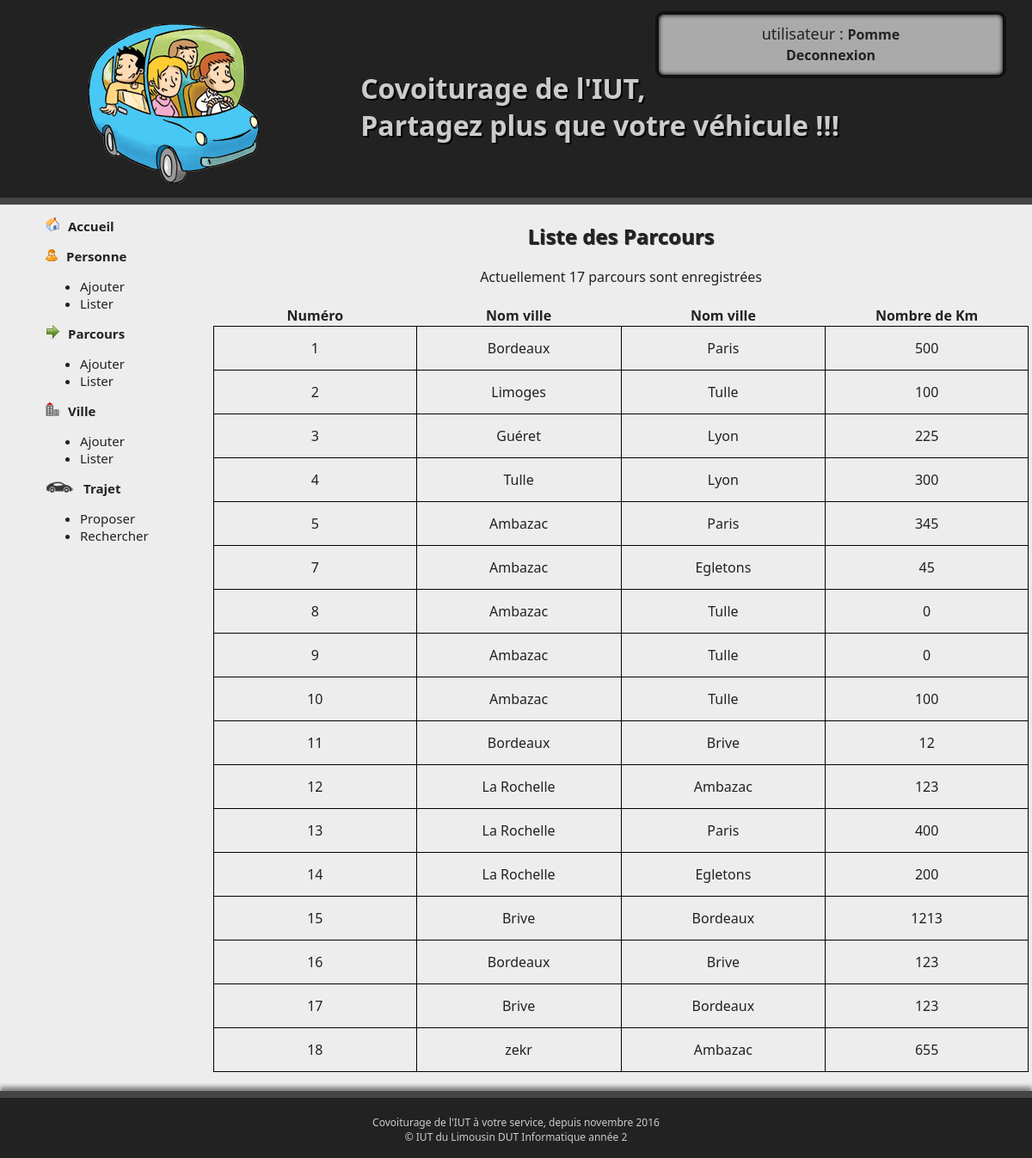
The page /index.php?page=6 (signed in) on the database its author committed.
### tables this page shows
CREATE TABLE `parcours` (
  `par_num` int(11) NOT NULL,
  `par_km` float NOT NULL,
  `vil_num1` int(11) NOT NULL,
  `vil_num2` int(11) NOT NULL
);

CREATE TABLE `ville` (
  `vil_num` int(11) NOT NULL,
  `vil_nom` varchar(100) NOT NULL
);

### include/autoLoad.inc.php (called while the page is built, shortened)
<?php
spl_autoload_register(function ($className) {
    $repClasses = 'classes/';
}
);

### classes/ParcoursManager.class.php (called while the page is built, shortened)
<?php
class ParcoursManager
{
    private $db;
    public function __construct($db)
    {
        $this->db = $db;
    }
    public function getAllParcours(): array
    {
        $listeParcours = array();
        $sql = 'SELECT par_num, par_km, vil_num1, vil_num2  FROM parcours';
        $requete = $this->db->prepare($sql);
        $requete->execute();
        while ($parcours = $requete->fetch())
            $listeParcours[] = new Parcours($parcours);
        return $listeParcours;
    }
    public function NombreParcours()
    {
        $sql = 'SELECT count(par_num) as nbr FROM parcours';
        $requete = $this->db->prepare($sql);
        $requete->execute();
        return $requete->fetch()['nbr'];
    }
}

### classes/Parcours.class.php (called while the page is built, shortened)
<?php
class Parcours
{
    private $par_num;
    private $par_km;
    private $vil_num1;
    private $vil_num2;
    public function getParNum()
    {
        return $this->par_num;
    }
    public function setParNum($par_num)
    {
        $this->par_num = $par_num;
    }
    public function getParKm()
    {
        return $this->par_km;
    }
    public function setParKm($par_km)
    {
        $this->par_km = $par_km;
    }
    public function getVilNum1()
    {
        return $this->vil_num1;
    }
    public function setVilNum1($vil_num1)
    {
        $this->vil_num1 = $vil_num1;
    }
    public function getVilNum2()
    {
        return $this->vil_num2;
    }
    public function setVilNum2($vil_num2)
    {
        $this->vil_num2 = $vil_num2;
    }
}

### classes/VilleManager.class.php (called while the page is built, shortened)
<?php
class VilleManager
{
    private $db;
    public function __construct($db)
    {
        $this->db = $db;
    }
    public function getVilleParcours($id): Ville
    {
        $sql = "SELECT vil_nom FROM ville WHERE vil_num ='$id' ";
        $requete = $this->db->prepare($sql);
        $requete->execute();
        $ville = $requete->fetch();
        return new Ville($ville);
    }
}

### classes/Ville.class.php (called while the page is built, shortened)
<?php
class Ville
{
    private $vil_nom;
    public function getVilNom()
    {
        return $this->vil_nom;
    }
    public function setVilNom($vil_nom)
    {
        $this->vil_nom = $vil_nom;
    }
}

### include/pages/listerParcours.inc.php (the view)
<?php
$pdo = new Mypdo();
$parcoursManager = new ParcoursManager($pdo);
$villeManager = new VilleManager($pdo);
$parcours = $parcoursManager->getAllParcours();
$nbr = $parcoursManager->NombreParcours();
?>
<div class="sstitre"><h2>Liste des Parcours</h2></div>
<div>Actuellement <?php echo $nbr; ?> parcours sont enregistrées</div>
<br>
<table>
    <tr>
        <th>Numéro</th>
        <th>Nom ville</th>
        <th>Nom ville</th>
        <th>Nombre de Km</th>
    </tr>
    <?php
    foreach ($parcours as $parcour) { ?>
        <tr>
            <td><?php echo $parcour->getParNum(); ?> </td>
            <td><?php echo $villeManager->getVilleParcours($parcour->getVilNum1())->getVilNom(); ?></td>
            <td><?php echo $villeManager->getVilleParcours($parcour->getVilNum2())->getVilNom(); ?></td>
            <td><?php echo $parcour->getParKm(); ?></td>
        </tr>
    <?php } ?>
</table>
<br/>

### css/stylesheet.css (style rules this page uses)
body { background-color: #222222;; font-family: "Segoe UI", Verdana, serif; font-size: 12pt; margin: 0; padding: 0; }
table { border-collapse: collapse; margin: auto; text-align: center; }
td { text-align: center; height: 40px; width: 250px; padding: 5px; border: 1px solid black; }
.sstitre { text-shadow: 1px 1px #3e4244; }

### rows shown on the page
parcours: par_num "1", vil_num1.vil_nom "Bordeaux", vil_num2.vil_nom "Paris", par_km "500"
parcours: par_num "2", vil_num1.vil_nom "Limoges", vil_num2.vil_nom "Tulle", par_km "100"
parcours: par_num "3", vil_num1.vil_nom "Guéret", vil_num2.vil_nom "Lyon", par_km "225"
parcours: par_num "4", vil_num1.vil_nom "Tulle", vil_num2.vil_nom "Lyon", par_km "300"
parcours: par_num "5", vil_num1.vil_nom "Ambazac", vil_num2.vil_nom "Paris", par_km "345"
parcours: par_num "7", vil_num1.vil_nom "Ambazac", vil_num2.vil_nom "Egletons", par_km "45"
parcours: par_num "8", vil_num1.vil_nom "Ambazac", vil_num2.vil_nom "Tulle", par_km "0"
parcours: par_num "9", vil_num1.vil_nom "Ambazac", vil_num2.vil_nom "Tulle", par_km "0"
parcours: par_num "10", vil_num1.vil_nom "Ambazac", vil_num2.vil_nom "Tulle", par_km "100"
parcours: par_num "11", vil_num1.vil_nom "Bordeaux", vil_num2.vil_nom "Brive", par_km "12"
parcours: par_num "12", vil_num1.vil_nom "La Rochelle", vil_num2.vil_nom "Ambazac", par_km "123"
parcours: par_num "13", vil_num1.vil_nom "La Rochelle", vil_num2.vil_nom "Paris", par_km "400"
parcours: par_num "14", vil_num1.vil_nom "La Rochelle", vil_num2.vil_nom "Egletons", par_km "200"
parcours: par_num "15", vil_num1.vil_nom "Brive", vil_num2.vil_nom "Bordeaux", par_km "1213"
parcours: par_num "16", vil_num1.vil_nom "Bordeaux", vil_num2.vil_nom "Brive", par_km "123"
parcours: par_num "17", vil_num1.vil_nom "Brive", vil_num2.vil_nom "Bordeaux", par_km "123"
parcours: par_num "18", vil_num1.vil_nom "zekr", vil_num2.vil_nom "Ambazac", par_km "655"

### other values the page prints
$_SESSION["login"] "Pomme"
$nbr "17"
